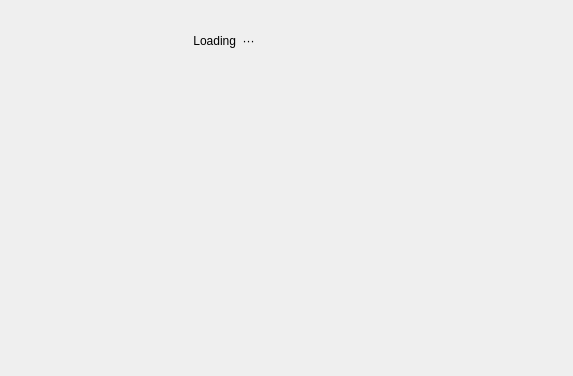
<?xml version="1.0" encoding="UTF-8"?>
<ui version="4.0">
 <class>Load</class>
 <widget class="QDialog" name="Load">
  <property name="geometry">
   <rect>
    <x>0</x>
    <y>0</y>
    <width>573</width>
    <height>376</height>
   </rect>
  </property>
  <property name="windowTitle">
   <string>Dialog</string>
  </property>
  <widget class="QLabel" name="label">
   <property name="geometry">
    <rect>
     <x>150</x>
     <y>90</y>
     <width>91</width>
     <height>81</height>
    </rect>
   </property>
   <property name="text">
    <string/>
   </property>
  </widget>
  <widget class="QLabel" name="label_2">
   <property name="geometry">
    <rect>
     <x>240</x>
     <y>90</y>
     <width>91</width>
     <height>81</height>
    </rect>
   </property>
   <property name="text">
    <string/>
   </property>
  </widget>
  <widget class="QLabel" name="label_3">
   <property name="geometry">
    <rect>
     <x>350</x>
     <y>90</y>
     <width>91</width>
     <height>81</height>
    </rect>
   </property>
   <property name="text">
    <string/>
   </property>
  </widget>
  <widget class="QLabel" name="label_4">
   <property name="geometry">
    <rect>
     <x>190</x>
     <y>20</y>
     <width>211</width>
     <height>41</height>
    </rect>
   </property>
   <property name="styleSheet">
    <string notr="true">font: italic 32pt &quot;Trattatello&quot;;</string>
   </property>
   <property name="text">
    <string> Loading  ···</string>
   </property>
  </widget>
 </widget>
 <resources/>
 <connections/>
</ui>
